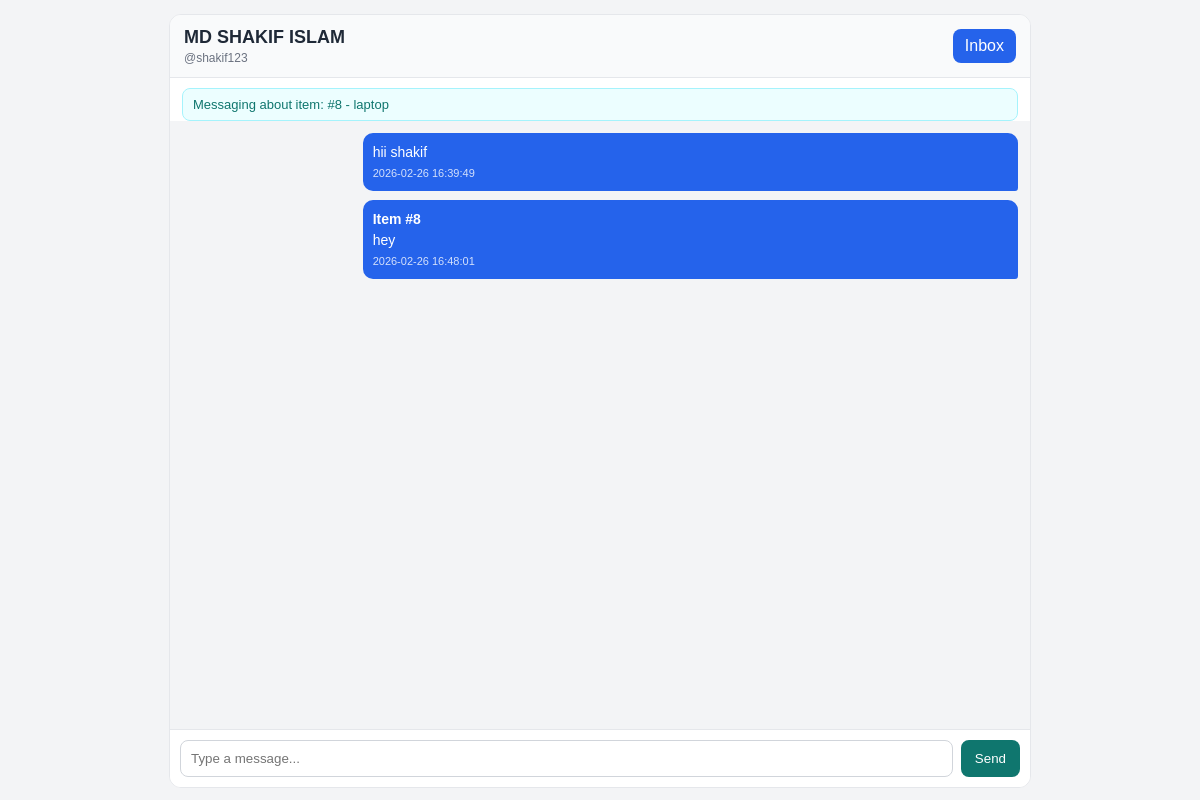
The app's page /chat/2?item_id=8 (signed in) with its own data.
### tables this page shows
CREATE TABLE users (
            id INTEGER PRIMARY KEY AUTOINCREMENT,
            username TEXT UNIQUE NOT NULL,
            password TEXT NOT NULL,
            role TEXT DEFAULT 'user'
        , full_name TEXT, student_id TEXT, department TEXT, email TEXT, phone TEXT);

CREATE TABLE items (
            id INTEGER PRIMARY KEY AUTOINCREMENT,
            title TEXT NOT NULL,
            description TEXT NOT NULL,
            location TEXT NOT NULL,
            date TEXT NOT NULL,
            type TEXT NOT NULL,
            status TEXT DEFAULT 'Not Claimed'
        , image TEXT, owner_user_id INTEGER);

CREATE TABLE messages (
            id INTEGER PRIMARY KEY AUTOINCREMENT,
            sender_id INTEGER NOT NULL,
            receiver_id INTEGER NOT NULL,
            item_id INTEGER,
            message_text TEXT NOT NULL,
            created_at TEXT DEFAULT CURRENT_TIMESTAMP,
            is_read INTEGER DEFAULT 0,
            FOREIGN KEY(sender_id) REFERENCES users(id),
            FOREIGN KEY(receiver_id) REFERENCES users(id),
            FOREIGN KEY(item_id) REFERENCES items(id)
        );

### app.py (the view)
@app.route('/chat/<int:user_id>')
def chat(user_id):
    if not is_user_logged_in():
        return redirect('/login')
    current_user_id = session.get('user_id')
    if user_id == current_user_id:
        return redirect('/inbox')
    conn = sqlite3.connect('database.db')
    cursor = conn.cursor()
    cursor.execute(
        "SELECT id, username, full_name FROM users WHERE id = ?",
        (user_id,)
    )
    partner = cursor.fetchone()
    if not partner:
        conn.close()
        return redirect('/inbox')
    requested_item_id = request.args.get('item_id', '').strip()
    chat_item = None
    chat_item_id = None
    if requested_item_id.isdigit():
        chat_item_id = int(requested_item_id)
        cursor.execute("SELECT id, title FROM items WHERE id = ?", (chat_item_id,))
        chat_item = cursor.fetchone()
        if not chat_item:
            chat_item_id = None
    cursor.execute(
        '''
        SELECT id, sender_id, receiver_id, message_text, created_at, item_id
        FROM messages
        WHERE (sender_id = ? AND receiver_id = ?) OR (sender_id = ? AND receiver_id = ?)
        ORDER BY id ASC
        ''',
        (current_user_id, user_id, user_id, current_user_id)
    )
    messages = cursor.fetchall()
    cursor.execute(
        "UPDATE messages SET is_read = 1 WHERE sender_id = ? AND receiver_id = ? AND is_read = 0",
        (user_id, current_user_id)
    )
    conn.commit()
    conn.close()
    return render_template(
        'chat.html',
        partner=partner,
        messages=messages,
        current_user_id=current_user_id,
        chat_item=chat_item,
        chat_item_id=chat_item_id
    )

### app.py (called while the page is built)
def is_user_logged_in():
    return session.get('user_id') is not None

def get_unread_message_count(user_id):
    if not user_id:
        return 0
    conn = sqlite3.connect('database.db')
    cursor = conn.cursor()
    cursor.execute(
        "SELECT COUNT(*) FROM messages WHERE receiver_id = ? AND is_read = 0",
        (user_id,)
    )
    unread_count = cursor.fetchone()[0]
    conn.close()
    return unread_count

@app.context_processor
def inject_unread_message_count():
    user_id = session.get('user_id')
    unread_messages_count = get_unread_message_count(user_id) if user_id else 0
    return {'unread_messages_count': unread_messages_count}

### templates/chat.html (shortened to what this page needs)
<!DOCTYPE html>
<html>
<head>
</head>
<body>
    <div class="container">
        <div>
            <div class="top">
                <div>
                    <h3>{{ partner[2] or partner[1] }}</h3>
                    <div class="sub">@{{ partner[1] }}</div>
                </div>
                <a class="btn" href="/inbox">Inbox</a>
            </div>
            {% if chat_item %}
                <div class="item-ref">Messaging about item: #{{ chat_item[0] }} - {{ chat_item[1] }}</div>
            {% endif %}
        </div>
        <div id="messages" class="messages">
            {% if messages %}
                {% for msg in messages %}
                    <div class="message {% if msg[1] == current_user_id %}mine{% else %}theirs{% endif %}">
                        {% if msg[5] %}
                            <div><strong>Item #{{ msg[5] }}</strong></div>
                        {% endif %}
                        <div>{{ msg[3] }}</div>
                        <div class="meta">{{ msg[4] }}</div>
                    </div>
                {% endfor %}
            {% else %}
                <div class="empty">No messages yet. Start the conversation.</div>
            {% endif %}
        </div>
        <div class="compose">
            <form method="POST" action="/chat/{{ partner[0] }}/send">
                <input id="messageInput" type="text" name="message_text" placeholder="Type a message..." required>
                <button type="submit">Send</button>
            </form>
        </div>
    </div>
</body>
</html>

### templates/chat.html (style rules this page uses)
body { font-family: Arial, sans-serif; margin: 0; background: #f3f4f6; color: #1f2937; }
.container { width: min(860px, calc(100% - 24px)); margin: 14px auto; display: grid; grid-template-rows: auto 1fr auto; height: calc(100vh - 28px); background: #ffffff; border: 1px solid #e5e7eb; border-radius: 12px; overflow: hidden; }
.top { display: flex; justify-content: space-between; align-items: center; gap: 8px; padding: 12px 14px; border-bottom: 1px solid #e5e7eb; background: #f9fafb; }
.top h3 { margin: 0; font-size: 18px; }
.top .sub { color: #6b7280; font-size: 12px; margin-top: 3px; }
.btn { display: inline-block; text-decoration: none; color: #ffffff; background: #2563eb; border-radius: 8px; padding: 8px 12px; }
.item-ref { margin: 10px 12px 0; background: #ecfeff; border: 1px solid #a5f3fc; color: #0f766e; border-radius: 8px; padding: 8px 10px; font-size: 13px; }
.messages { padding: 12px; overflow-y: auto; background: #f3f4f6; }
.message { max-width: 76%; margin-bottom: 9px; padding: 9px 10px; border-radius: 10px; font-size: 14px; line-height: 1.45; word-break: break-word; }
.mine { margin-left: auto; background: #2563eb; color: #ffffff; border-bottom-right-radius: 3px; }
.meta { font-size: 11px; opacity: 0.8; margin-top: 4px; }
.compose { border-top: 1px solid #e5e7eb; background: #ffffff; padding: 10px; }
.compose form { display: flex; gap: 8px; }
.compose input[type="text"] { flex: 1; padding: 10px; border: 1px solid #d1d5db; border-radius: 8px; }
.compose button { border: none; background: #0f766e; color: #ffffff; border-radius: 8px; padding: 10px 14px; cursor: pointer; }

### records on screen
users: full_name "MD SHAKIF ISLAM", username "shakif123"
items: id "8", title "laptop"
messages: message_text "hii shakif", created_at "2026-02-26 16:39:49"
messages: item "8", message_text "hey", created_at "2026-02-26 16:48:01"
